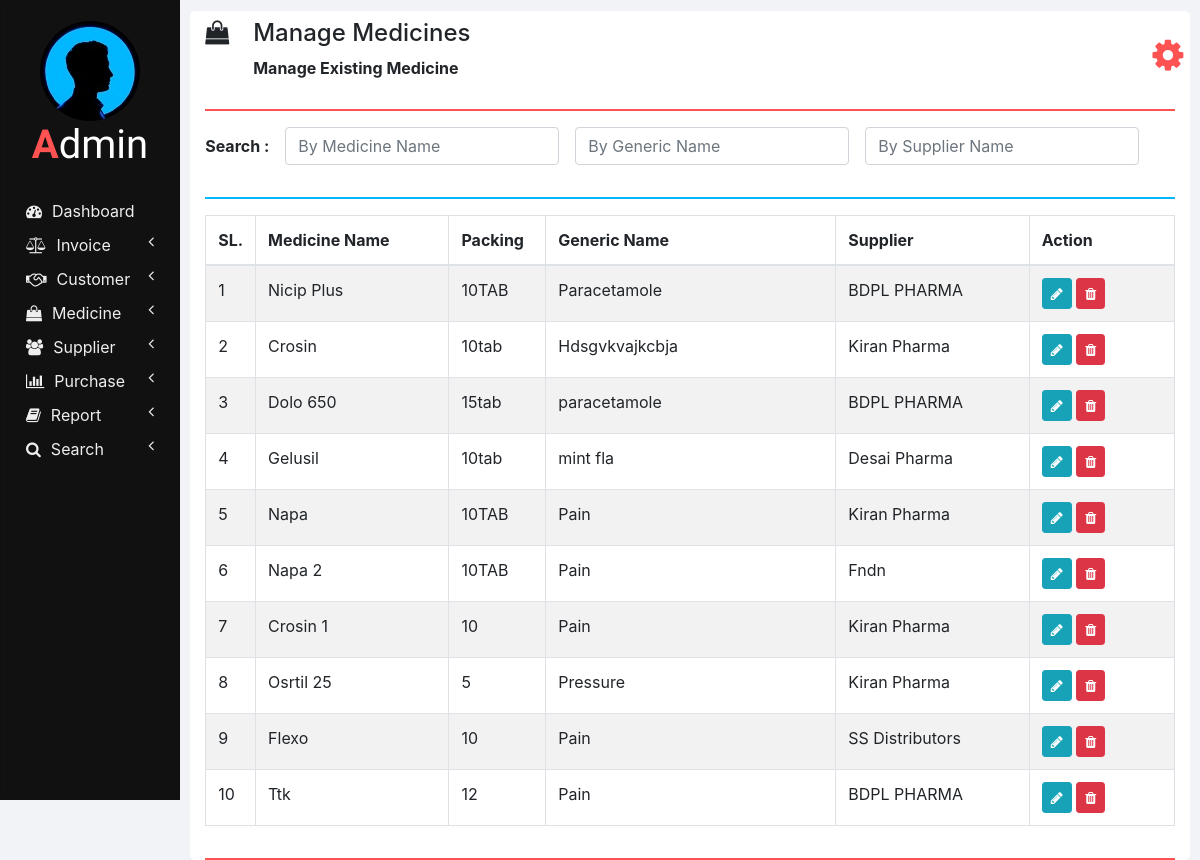
Screenshot of /manage_medicine.php with the database file from the repository.
### tables this page shows
CREATE TABLE `medicines` (
  `ID` int(11) NOT NULL,
  `NAME` varchar(100) NOT NULL,
  `PACKING` varchar(20) NOT NULL,
  `GENERIC_NAME` varchar(100) NOT NULL,
  `SUPPLIER_NAME` varchar(100) NOT NULL
);

### php/manage_medicine.php (the view, shortened to what this page needs)
<?php
  function showMedicines($id) {
    require "db_connection.php";
    if($con) {
      $seq_no = 0;
      $query = "SELECT * FROM medicines";
      $result = mysqli_query($con, $query);
      while($row = mysqli_fetch_array($result)) {
        $seq_no++;
        if($row['ID'] == $id)
          showEditOptionsRow($seq_no, $row);
        else
          showMedicineRow($seq_no, $row);
      }
    }
  }
  function showMedicineRow($seq_no, $row) {
    ?>
    <tr>
      <td><?php echo $seq_no; ?></td>
      <td><?php echo $row['NAME']; ?></td>
      <td><?php echo $row['PACKING']; ?></td>
      <td><?php echo $row['GENERIC_NAME']; ?></td>
      <td><?php echo $row['SUPPLIER_NAME']; ?></td>
      <td>
        <button href="" class="btn btn-info btn-sm" onclick="editMedicine(<?php echo $row['ID']; ?>);">
          <i class="fa fa-pencil"></i>
        </button>
        <button class="btn btn-danger btn-sm" onclick="deleteMedicine(<?php echo $row['ID']; ?>);">
          <i class="fa fa-trash"></i>
        </button>
      </td>
    </tr>
    <?php
  }
  ?>

### css/sidenav.css (style rules this page uses)
body { background-color: #f1f3f6; }
.sidenav { width: 15%; height: 100vh; background-color: #222222; position: fixed; z-index: 1; flex: 1 0 auto; }
.card { width: 100%; height: 100%; top: 0; border-radius: 0; background-color: #111111; }
.logo .logo-caption { font-family: 'Poiret One', cursive; color: #ffffff; text-align: center; margin-bottom: 25px; }
.logo .profile { margin-left: 50%; border-radius: 50%; transform: translate(-50%); }
.logo .tweak { color: #ff5252; font-weight: bold; }
.main-menu-item { padding: 5px 5px; cursor: pointer; }
.main-menu-item > a { color: #eeeeee; text-decoration: none; font-size: 16px; }
.main-menu-item > a > span { margin-left: 10px; }

### css/home.css (style rules this page uses)
html, body { height: 100vh; }

### rows the page displays
medicines: seq_no "1", NAME "Nicip Plus", PACKING "10TAB", GENERIC_NAME "Paracetamole", SUPPLIER_NAME "BDPL PHARMA"
medicines: seq_no "2", NAME "Crosin", PACKING "10tab", GENERIC_NAME "Hdsgvkvajkcbja", SUPPLIER_NAME "Kiran Pharma"
medicines: seq_no "3", NAME "Dolo 650", PACKING "15tab", GENERIC_NAME "paracetamole", SUPPLIER_NAME "BDPL PHARMA"
medicines: seq_no "4", NAME "Gelusil", PACKING "10tab", GENERIC_NAME "mint fla", SUPPLIER_NAME "Desai Pharma"
medicines: seq_no "5", NAME "Napa", PACKING "10TAB", GENERIC_NAME "Pain", SUPPLIER_NAME "Kiran Pharma"
medicines: seq_no "6", NAME "Napa 2", PACKING "10TAB", GENERIC_NAME "Pain", SUPPLIER_NAME "Fndn"
medicines: seq_no "7", NAME "Crosin 1", PACKING "10", GENERIC_NAME "Pain", SUPPLIER_NAME "Kiran Pharma"
medicines: seq_no "8", NAME "Osrtil 25", PACKING "5", GENERIC_NAME "Pressure", SUPPLIER_NAME "Kiran Pharma"
medicines: seq_no "9", NAME "Flexo", PACKING "10", GENERIC_NAME "Pain", SUPPLIER_NAME "SS Distributors"
medicines: seq_no "10", NAME "Ttk", PACKING "12", GENERIC_NAME "Pain", SUPPLIER_NAME "BDPL PHARMA"

### other values shown
$heading "Manage Medicines"
$sub_heading "Manage Existing Medicine"
